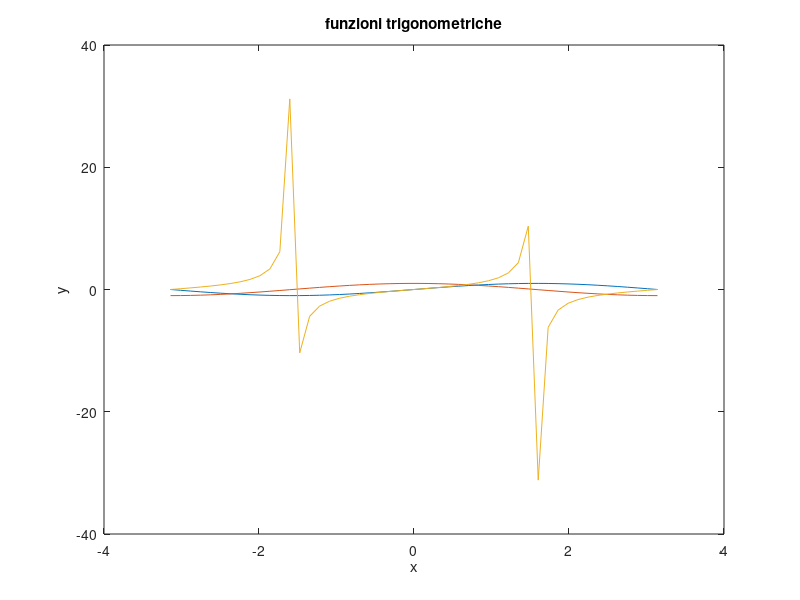

The MATLAB script that drew this image:
clear;
clc;

x = [-pi;-pi/2;0;pi/2;pi];
y = sin(x);

plot(x,y)

x = linspace(-pi,pi,50)';           % intervallo di 50 valori tra -pi e pi
y = sin(x);

plot(x,y)

plot(x,y,'r-o')                     % aggiungi stili (red tratteggiato mark(o))
                                    % altre info su help plot (ovviamente)

y2 = cos(x);
plot(x,y,x,y2)                      % metodo 1
plot(x,y,'ro',x,y2,'b*')            % metodo 2
legend('y = sin(x)','y = cos(x)')   
plot(x,[y,y2])                      % metodo 4
Y = [y,y2];
plot(x,Y)                           % metodo 5

y3 = tan(x);
Y = [y,y2,y3];
plot(x,Y)
title('funzioni trigonometriche')
xlabel('x')
ylabel('y')
